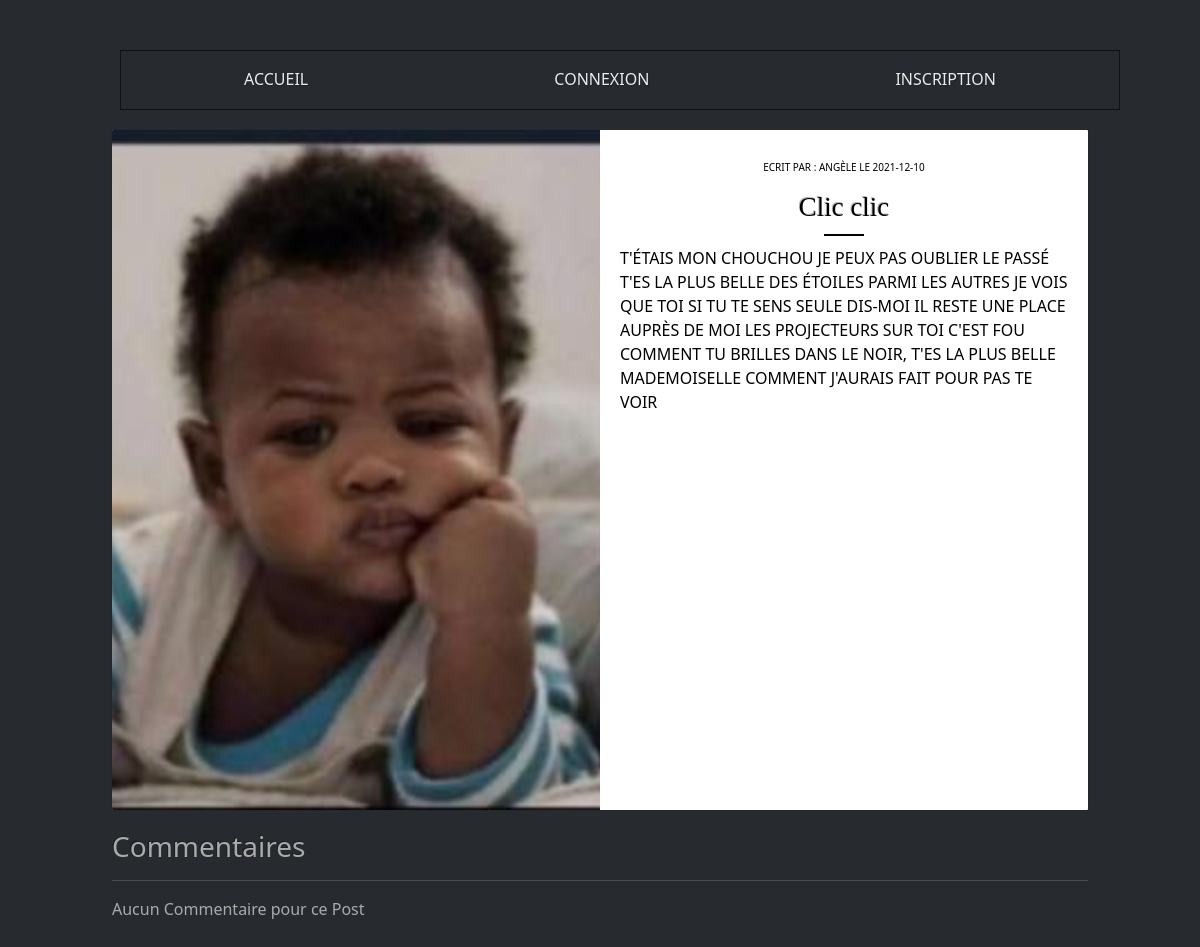
Screenshot of /post/26 with the database file from the repository.
### tables this page shows
CREATE TABLE `post` (
  `id` int(11) NOT NULL,
  `publishedDate` date NOT NULL,
  `title` varchar(50) NOT NULL,
  `content` varchar(2200) NOT NULL,
  `authorId` int(11) NOT NULL,
  `image` varchar(100) NOT NULL
);

CREATE TABLE `user` (
  `id` int(11) NOT NULL,
  `name` varchar(50) NOT NULL,
  `lastName` varchar(50) NOT NULL,
  `mail` varchar(50) NOT NULL,
  `password` varchar(50) NOT NULL,
  `isAdmin` tinyint(1) NOT NULL
);

### src/Controller/PostController.php (called while the page is built, shortened)
<?php
class PostController extends BaseController
{
    public function executeShowPost()
    {
        $postManager = new PostManager(PDOFactory::getMysqlConnection());
        $commentManager = new CommentManager(PDOFactory::getMysqlConnection());
        $post = $postManager->getPostById($this->params["id"]);
        $comments = $commentManager->getAllCommentsByPostId($post->getId());
        $this->render(
            'post.php',
            [
                'post' => $post,
                'comments' => $comments
            ],
            $post->getTitle()
        );
    }
}

### src/Fram/Router.php (called while the page is built, shortened)
<?php
class Router
{
    public function getController()
    {
        $xml = new \DOMDocument();
        $xml->load(__DIR__ . './../Config/routes.xml');
        $routes = $xml->getElementsByTagName('route');
        isset($_GET['p']) ? $path = strtolower(htmlspecialchars($_GET['p'])) : $path = '/';
        foreach ($routes as $route) {
            if ($path === $route->getAttribute('path')) {
                $action = $route->getAttribute('action');
                $params = [];
                if ($route->hasAttribute('params')) {
                    $paramsArray = explode(',', $route->getAttribute('params'));
                    foreach ($paramsArray as $param) {
                        $params[$param] = $_GET[$param];
                    }
                }
                return new $controllerClass($action, $params);
            }
        }
        return new ErrorController('error404');
    }
}

### index.php (called while the page is built, shortened)
<?php
$router = new \App\Fram\Router();
$router->getController();

### src/Fram/Factories/PDOFactory.php (called while the page is built, shortened)
<?php
class PDOFactory
{
    public static function getMysqlConnection()
    {
        try {
            $db = new \PDO("mysql:host=db;dbname=post_project_db", "root", "root");
            return $db;
        } catch (\Exception $e) {
            die('Erreur : '.$e->getMessage());
            return "error";
        }
    }
}

### src/Manager/BaseManager.php (called while the page is built, shortened)
<?php
abstract class BaseManager
{
    public function __construct($pdo)
    {
        $this->db = $pdo;
    }
}

### src/Manager/PostManager.php (called while the page is built, shortened)
<?php
class PostManager extends BaseManager
{
    public function getPostById(int $id)
    {
        try {
            $req = $this->db->prepare('SELECT * FROM post WHERE id=:id');
            $req->bindValue(':id', $id, PDO::PARAM_INT);
            $req->execute();
            $row = $req->fetch(PDO::FETCH_ASSOC);
            if($row == true){
                $post = new Post($row);
                return $post;
            }else {
                return new ErrorController('error404');
            }
        } catch (\Exception $e) {
            die('Erreur : '.$e->getMessage());
            return "error getPostById function in PostManager.php";
        }
    }
}

### src/Entity/Post.php (called while the page is built, shortened)
<?php
class Post
{
    private int $id;
    private \DateTime $publishedDate;
    private string $title;
    private string $content;
    private int $authorId;
    private string $image;
    public function hydrate($data){
        foreach ($data as $key => $value) {
            $method = 'set'.ucfirst($key);
        }
    }
    public function getId(): int
    {
        return $this->id;
    }
    public function setId(int $id): void
    {
        $this->id = $id;
    }
    public function getPublishedDate(): \DateTime
    {
        return $this->publishedDate;
    }
    public function setPublishedDate(string $publishedDatee): void
    {
        $this->publishedDate = new \DateTime($publishedDatee);
    }
    public function getTitle(): string
    {
        return $this->title;
    }
    public function setTitle(string $title): void
    {
        $this->title = $title;
    }
    public function getContent(): string
    {
        return $this->content;
    }
    public function setContent(string $content): void
    {
        $this->content = $content;
    }
    public function getAuthorId(): int
    {
        return $this->authorId;
    }
    public function setAuthorId(int $authorId): void
    {
        $this->authorId = $authorId;
    }
    public function getImage(): string
    {
        return $this->image;
    }
    public function setImage(string $image): void
    {
        $this->image = $image;
    }
    public function getPostAuthor(int $id)
    {
        $userManager = new UserManager(PDOFactory::getMysqlConnection());
        $author = $userManager->getUserById($id);
        return $author;
    }
}

### src/Manager/UserManager.php (called while the page is built, shortened)
<?php
class UserManager extends BaseManager
{
  public function setDb($db){
    $this->db = $db;
    return $this;
  }
  public function getUserById($id)
  {
    try {
      $query = $this->db->prepare('SELECT * FROM `user` WHERE id = :id');
      $query->bindValue(':id', $id, \PDO::PARAM_INT);
      $query->execute();
      $row = $query->fetch(\PDO::FETCH_ASSOC);
      if($row['isAdmin'] == 1){
        $user = new Admin($row);
      }
      elseif($row['isAdmin'] == 0){
        $user = new Standard($row);
      }
      return $user;
    }
    catch (\Exception $e) {
      die('Erreur : '.$e->getMessage());
      return "error getUserById function in UserManager.php";
    }
  }
}
?>

### src/Entity/User.php (called while the page is built, shortened)
<?php
class User
{
    private string $name;
    public function hydrate($data){
        foreach ($data as $key => $value) {
            $method = 'set'.ucfirst($key);
        }
    }
    public function setId($id)
    {
        return $this;
    }
    public function getName()
    {
        return $this->name;
    }
    public function setName($name)
    {
        $this->name = $name;
        return $this;
    }
    public function setLastName($lastName)
    {
        return $this;
    }
    public function setMail($mail)
    {
        return $this;
    }
    public function setPassword($password)
    {
        return $this;
    }
    public function setIsAdmin($isAdmin)
    {
        return $this;
    }
}

### src/Manager/CommentManager.php (called while the page is built, shortened)
<?php
class CommentManager extends BaseManager
{
    public function getAllCommentsByPostId(int $id)
    {
        try {
            $query = $this->db->prepare('SELECT * FROM `comment` WHERE postId=:id');
            $query->bindValue(':id', $id, \PDO::PARAM_INT);
            $query->execute();
            return $comments;
        } catch (\Exception $e) {
            die('Erreur : '.$e->getMessage());
            return "error getAllComments function in CommentManager.php";
        }
    }
}

### src/Views/Frontend/post.php (the view, shortened to what this page needs)
<div class="post-container">
    <div class="card__container">
    <div class="blog-card">
            <div class="media col-sm-6 col-xs-6" style="background-image: url('<?= $post->getImage() ?>')"></div>
            <div class="card-body col-sm-6 col-xs-6">
                <p class="tagline text-center">
                    ecrit par : <?= $post->getPostAuthor($post->getAuthorId())->getName() ?>
                    le <?= $post->getPublishedDate()->format('Y-m-d'); ?>
                </p>
                <h3 class="title text-center"><?php echo $post->getTitle(); ?></h3>
                <div class="divider"></div>
                <p class="paragraph text-justify"><?php echo $post->getContent(); ?></p>
            </div>
        </div>
        <h3 id="comment-title-id">Commentaires</h3>
        <hr>
        <?php
        if($comments != NULL){
        foreach($comments as $comment) {
        ?>
        <div class="comment-card">
            <p>Ecrit par <?= $comment->getCommentAuthor($comment->getAuthorId())->getName(); ?> le <?= $comment->getPublishedDate()->format('Y-m-d'); ?></p>
            <p><?= $comment->getContent(); ?></p>
            <?php if($_SESSION['user_id'] == $comment->getAuthorId() || $_SESSION['admin'] != NULL) {; ?>
            <a href="/edit-comment/<?= $comment->getId();?>"><button class="post-card-button">Edit comment</button><a>
            <a href="/delete-comment/<?= $comment->getId();?>"><button class="post-card-button">Delete comment</button><a>
            <?php } ?>
            <hr>
        </div>
        <?php
        }
        }else {
        ?>
            <p>Aucun Commentaire pour ce Post</p>
        <?php
        }
        ?>
    </div>
</div>

### Assets/Css/style.css (style rules this page uses)
.card__container { width: 100%; }
.blog-card { background-color: white; border-radius: 1px; box-shadow: 0 0 2px -1px rgba(0, 0, 0, 0.75); margin: 0 auto; height: 85vh; margin-bottom: 20px; max-width: 1200px; overflow: hidden; }
.media { float: left; background-position: center; background-size: cover; height: 100%; }
.card-body { float: right; color: #000; height: 100%; padding: 30px 20px 50px; }
.tagline { font-size: 10px; text-transform: uppercase; }
.title { color: #000; font-family: "Playfair Display SC"; font-size: 27px; font-weight: 400; }
.divider { background: #000; height: 2px; margin: 10px auto; width: 40px; }
.paragraph { font-weight: 300; }

### rows the page displays
post: image (picture), authorId.name "ANGÈLE", publishedDate "2021-12-10", title "Clic clic", content "T'ÉTAIS MON CHOUCHOU JE PEUX PAS OUBLIER LE PASSÉ T'ES LA PLUS BELLE DES ÉTOILES PARMI LES AUTRES JE VOIS QUE TOI SI TU TE SENS SEULE DIS-MOI IL RESTE UNE PLACE AUPRÈS DE MOI LES PROJECTEURS SUR TOI C'EST FOU COMMENT TU BRILLES DANS LE NOIR, T'ES LA PLUS BELLE MADEMOISELLE COMMENT J'AURAIS FAIT POUR PAS TE VOIR"
